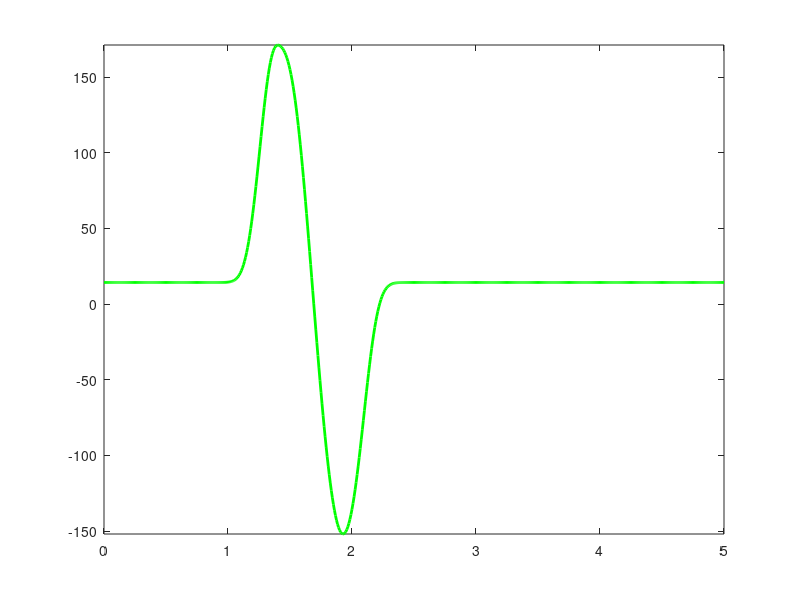
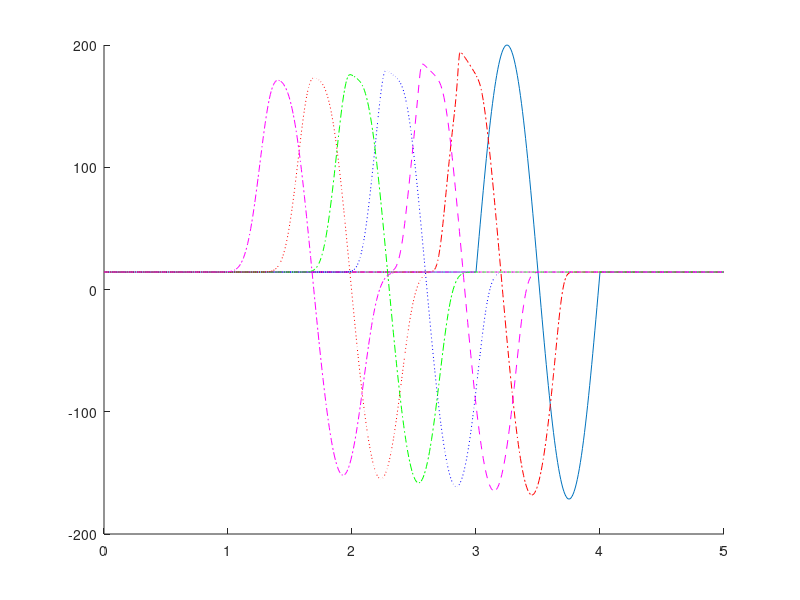
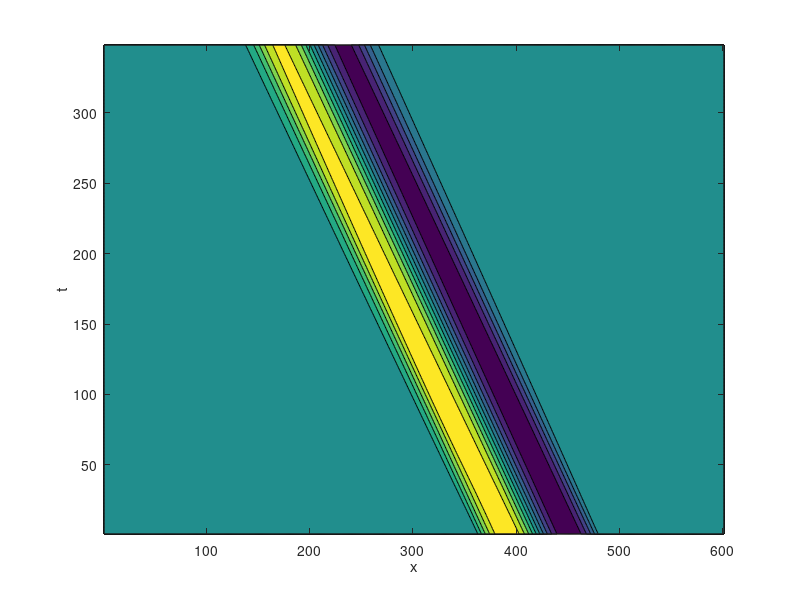
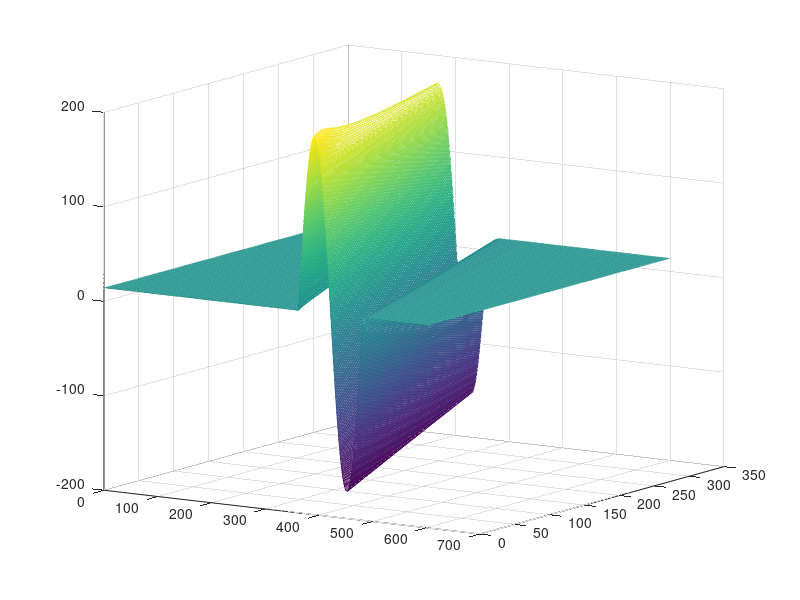

Here is the MATLAB script that generated these plots, in order:
clear all;
close all;

% löse die Transportgleichung: u_t + u_u_x = 0
L = 5;              % 5 Kilometer Streckenlänge
T = 0.02;           % Time of interest
c = 130;          % Velocity in u_t + u*u_x = 0
CFL = 0.9;
Imax = 601;         % Anzahl Stützstellen
VMax = 130;         % Maximale Geschwindigkeit (bei RhoMin)   
RhoMax = 200;       % Maximale Anzahl an Autos innerhalb eines Kilometers   
RhoMin = 14.28;     % Minimale Anzahl an Autos innerhalb eines Kilometers (Maximaler Wert bei Einhaltung des Mindestabstands) 

x = linspace(0, L, Imax);
deltaX = L/(Imax - 1);
deltaT = CFL*deltaX/abs(c);
Nmax = ceil(T/deltaT) + 1;

u = zeros(Imax, Nmax);
t = linspace(0, T, Nmax);

% set initial conditions
% Gauss pulse centered at 4
for i = 1: Imax
    if(x(i)<3)
        u(i,1) = RhoMin;
    elseif(x(i)<4)
        u(i,1)=(RhoMax - RhoMin)*sin(2*pi*(x(i) - 2)) + RhoMin;
    else
        u(i,1)= RhoMin;
    end
end

for n = 2: Nmax
    %backward differences
    %periodic boundary conditions
    u(1, n) = RhoMin;
    u(Imax, n) = RhoMin;
    
    for i = 2: Imax-1
        rho = ((-2)*max(u(i, n - 1), 170)*VMax)/RhoMax + VMax;
        
        cplus = max(rho, 0);
        cminus = min(rho, 0);
        
        u(i, n) =  u(i, n - 1) - deltaT/deltaX*cplus*(u(i, n - 1) - u(i - 1, n - 1)) - deltaT/deltaX*cminus*(u(i + 1, n - 1) - u(i, n - 1));
        
    end
end

%%%%%%%%%%%%%%%%%%%%%%%%%%%%%%%%%%%%%%%%%%%%%%%%%%%%%%%%%%%%%%%%%%%%%%%%%%

figure('Name', 'numerical Solution u','NumberTitle','off')

plot(x, u(1:Imax,1), 'g','LineWidth',2);
axis tight
set(gca,'nextplot','replacechildren');
% Record the movie
for j = 1:Nmax
    plot(x, u(1:Imax,j), 'g','LineWidth',2);
    F(j) = getframe;
end
movie(F,0) % play x+1 times
%%%%%%%%%%%%%%%%%%%%%%%%%%%%%%%%%%%%%%%%%%%%%%%%%%%%%%%%%%%%%%%%%%%%%%%%

figure('Name', 'Numerical vs. exact solution','NumberTitle','off')
hold on;

plot(x, u(1:Imax,1), x, u(1:Imax,  ceil(Nmax/6)),'-.r', x, u(1:Imax, 2* ceil(Nmax/6)), '--m', x, u(1:Imax, 3* ceil(Nmax/6)), ':b', x, u(1:Imax, 4* ceil(Nmax/6)), '-.g', x, u(1:Imax, 5* ceil(Nmax/6)), ':r', x, u(1:Imax, Nmax), '-.m');
%plot(x, v(1:Imax,1), x, v(1:Imax,  ceil(Nmax/6)),'-.r', x, v(1:Imax, 2* ceil(Nmax/6)), '--m', x, v(1:Imax, 3* ceil(Nmax/6)), ':b', x, v(1:Imax, 4* ceil(Nmax/6)), '-.g', x, v(1:Imax, 5* ceil(Nmax/6)), ':r', x, v(1:Imax, Nmax), '-.m');
%%%%%%%%%%%%%%%%%%%%%%%%%%%%%%%%%%%%%%%%%%%%%%%%%%%%%%%%%%%%%%%%%%%%%%%%%%%

figure('Name','u','NumberTitle','off')
C = contourf( u');
xlabel('x')
ylabel('t')

figure('Name','numerical Solution u','NumberTitle','off')
mesh( u');
view (33, 12);
%%%%%%%%%%%%%%%%%%%%%%%%%%%%%%%%%%%%%%%%%%%%%

figure('Name', 'Geschwindigkeit','NumberTitle','off')
plot([RhoMax;0],[0;VMax])
%plot(x, u(1:Imax,1), 'g','LineWidth',2);
%axis tight
%%%%%%%%%%%%%%%%%%%%%%%%%%%%%%%%%%%%%%%%%%%%%%%%%%%%%%%%%%%%%%%%%%%%%%%%